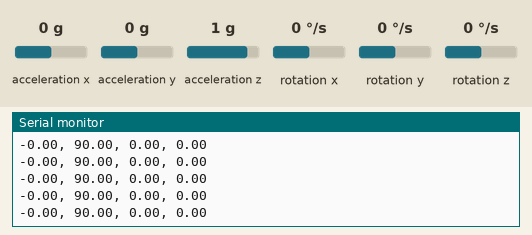
Simulated run of this sketch. Board: Arduino Nano 33 BLE. Shown: the last lines printed to the serial monitor. The inputs (shaded band) are chosen by the test bench; at power-on: acceleration x 0 g, acceleration y 0 g, acceleration z 1 g, rotation x 0 °/s, rotation y 0 °/s, rotation z 0 °/s.

Above: at 1.9 s.
2.0 s: acceleration x set to -1.4 g
At 2.2 s:
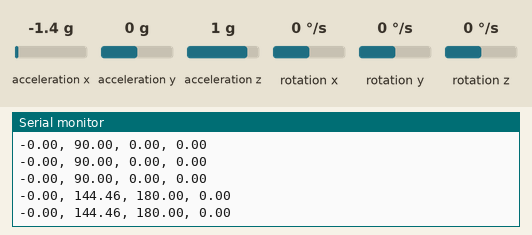
3.6 s: acceleration y set to -1.4 g
At 3.64 s:
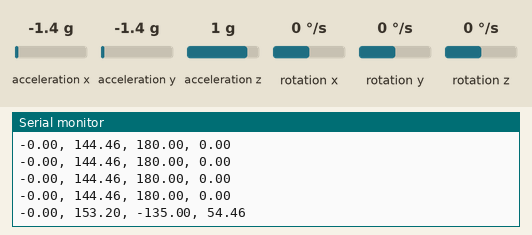
5.1 s: acceleration z set to -1.4 g
At 5.18 s:
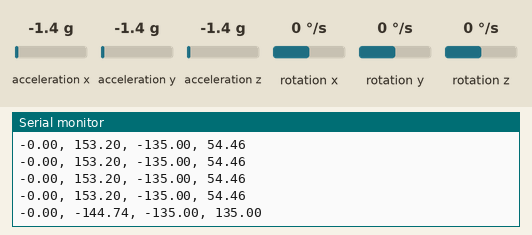
6.6 s: rotation x set to -192 °/s
At 6.62 s:
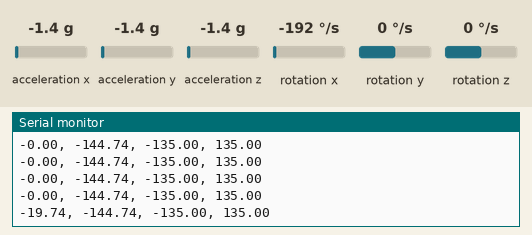
Timing chart, 0 to 9.1 s (numbered marks = the images above; inputs shaded):
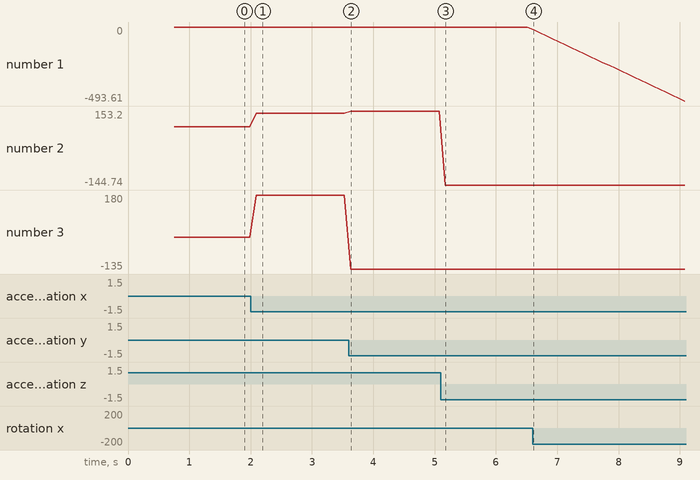

The sketch:

Arduino_envio_serie.ino
```cpp
#include <Arduino_LSM9DS1.h>

float accelX, accelY, accelZ,             // g
      gyroX, gyroY, gyroZ,                // dps (degrees per second)
      gyroDriftX, gyroDriftY, gyroDriftZ, // dps
      gyroRoll, gyroPitch, gyroYaw,       // grados
      accRoll, accPitch, accYaw,          // grados
      Roll_v, Pitch_v, Yaw_v, Roll_h;     // grados

long lastTime, lastInterval;


void setup() {

  // Inicialización comunicación serial
  Serial.begin(115200);

  while (!Serial);

  // Inicialización IMU
  if (!IMU.begin()) {
    Serial.println("Failed to initialize IMU!");
    while (1);
  }

  // Calibración de la IMU
  calibrateIMU(250, 500);
}

// Calcula el valor medio de los valores del giróscopo obtenidos en reposo
// para corregir la deriva de las mediciones posteriores
void calibrateIMU(int delayMillis, int calibrationMillis) {

  int calibrationCount = 0;

  delay(delayMillis); // Para evitar rebotes después de presionar el pulsador de reinicio

  float sumX, sumY, sumZ;
  int startTime = millis();
  while (millis() < startTime + calibrationMillis) {
    if (readIMU()) {
      // Idealmente gyroX/Y/Z == 0
      sumX += gyroX;
      sumY += gyroY;
      sumZ += gyroZ;

      calibrationCount++;
    }
  }

  if (calibrationCount == 0) {
    Serial.println("Failed to calibrate");
  }

  gyroDriftX = sumX / calibrationCount;
  gyroDriftY = sumY / calibrationCount;
  gyroDriftZ = sumZ / calibrationCount;
}

// Función que devuelve TRUE si se reciben nuevas medidas de los sensores
bool readIMU() {
  if (IMU.accelerationAvailable() && IMU.gyroscopeAvailable() ){
    IMU.readAcceleration(accelX, accelY, accelZ);
    IMU.readGyroscope(gyroX, gyroY, gyroZ);
    return true;
  }
  return false;
}


void loop() {
  // Si se reciben nuevas medidas se realizan nuevos cálculos:
  if (readIMU()) {
    long currentTime = micros();
    lastInterval = currentTime - lastTime;
    lastTime = currentTime;
    doCalculations(); // Cálculo de ángulos
    delay(100); // Retardo 100 ms
  }
}

void doCalculations() {

  // Rotaciones a partir de posición inicial vertical
  // Rotación en Y
  accPitch = atan2(accelZ, sqrt(accelX*accelX + accelY*accelY)) * 180/M_PI; // Sólo llega a -90 y 90 grados.
  // Rotación en Z
  accYaw = atan2(accelY, accelX) * 180/M_PI;
  // Rotación en X
  float lastFrequency = (float)1000000.0 / lastInterval;
  gyroRoll = gyroRoll + ((gyroX - gyroDriftX)/lastFrequency);

  Roll_v = gyroRoll;
  Yaw_v = accYaw;

  // El Pitch sólo mide [-90, 90] grados
  // Se le aplica una correción para que mida [-180, 180] grados
  float correccion = atan2(accelZ, accelX) * 180/M_PI;
  // El valor correccion llega a medir 180º de rotación en el plano XZ, pero también mide rotación en el plano XY
  if (correccion>90){
    Pitch_v = 90+(90-accPitch);
  }
  else{
    if (correccion<(-90)){
      Pitch_v = (-90)-(90+accPitch);
    }
    else{
      Pitch_v = accPitch;
    }
  }

  // En la posición horizontal sólo interesa la rotación en X
  // Rotación en X
  Roll_h = atan2(-accelY, accelZ)* 180/M_PI;

  // Envío serie de valores
  Serial.print(Roll_v);
  Serial.print(", ");
  Serial.print(Pitch_v);
  Serial.print(", ");
  Serial.print(Yaw_v);
  Serial.print(", ");
  Serial.println(Roll_h);
}
```

Measured:
- after the input at 2.0 s, the serial monitor: prints a new line after 0.09 s (image 1)
- after the input at 3.6 s, the serial monitor: prints a new line at once (image 2)
- after the input at 5.1 s, the serial monitor: prints a new line after 0.07 s (image 3)
- after the input at 6.6 s, the serial monitor: prints a new line at once (image 4)
- plotted number 1: 0 → -493.61 after the input at 6.6 s
- plotted number 2: 90 → 144.46 after the input at 2.0 s, 144.46 → 153.2 after the input at 3.6 s, 153.2 → -144.74 after the input at 5.1 s
- plotted number 3: 0 → 180 after the input at 2.0 s, 180 → -135 after the input at 3.6 s
